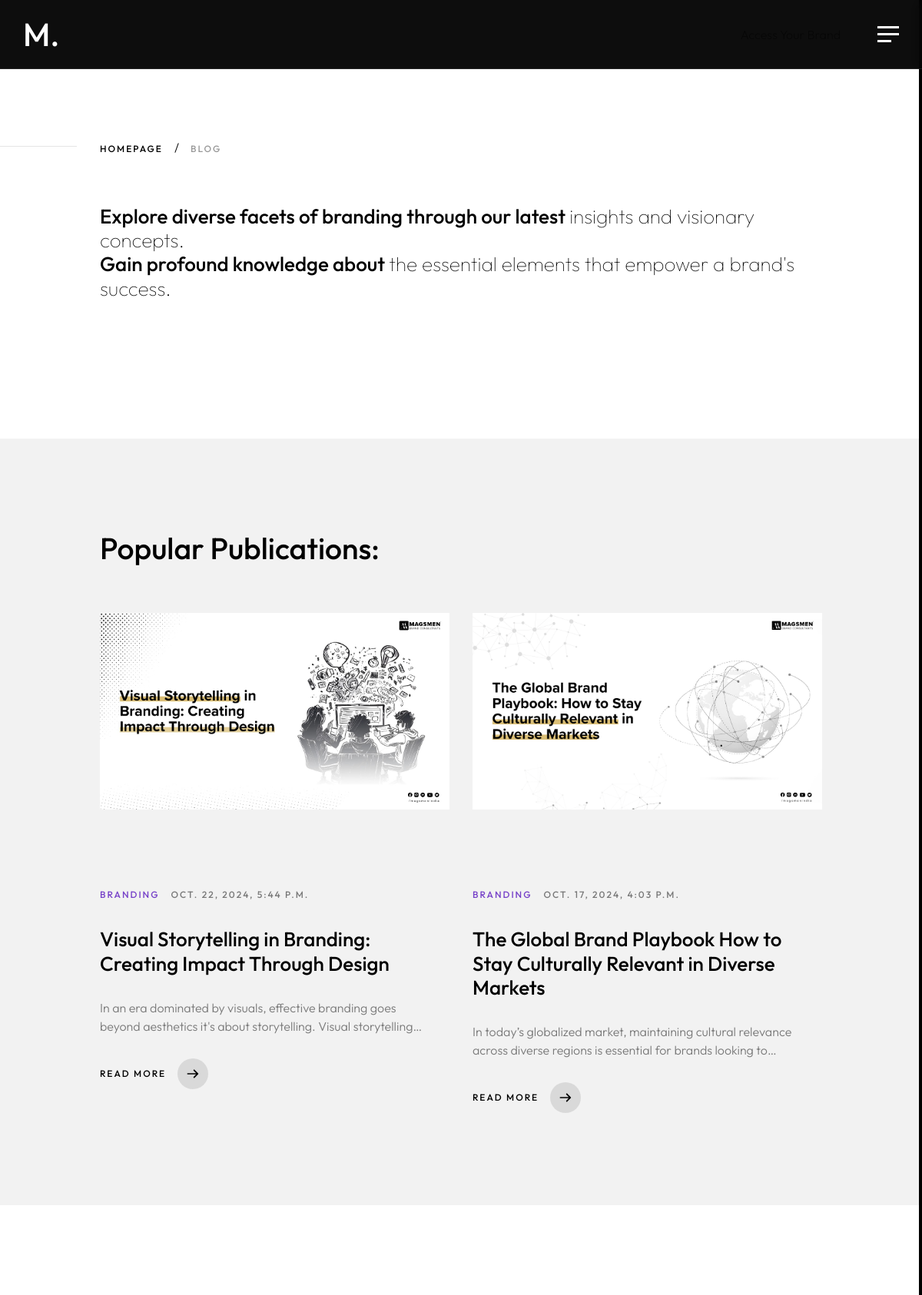
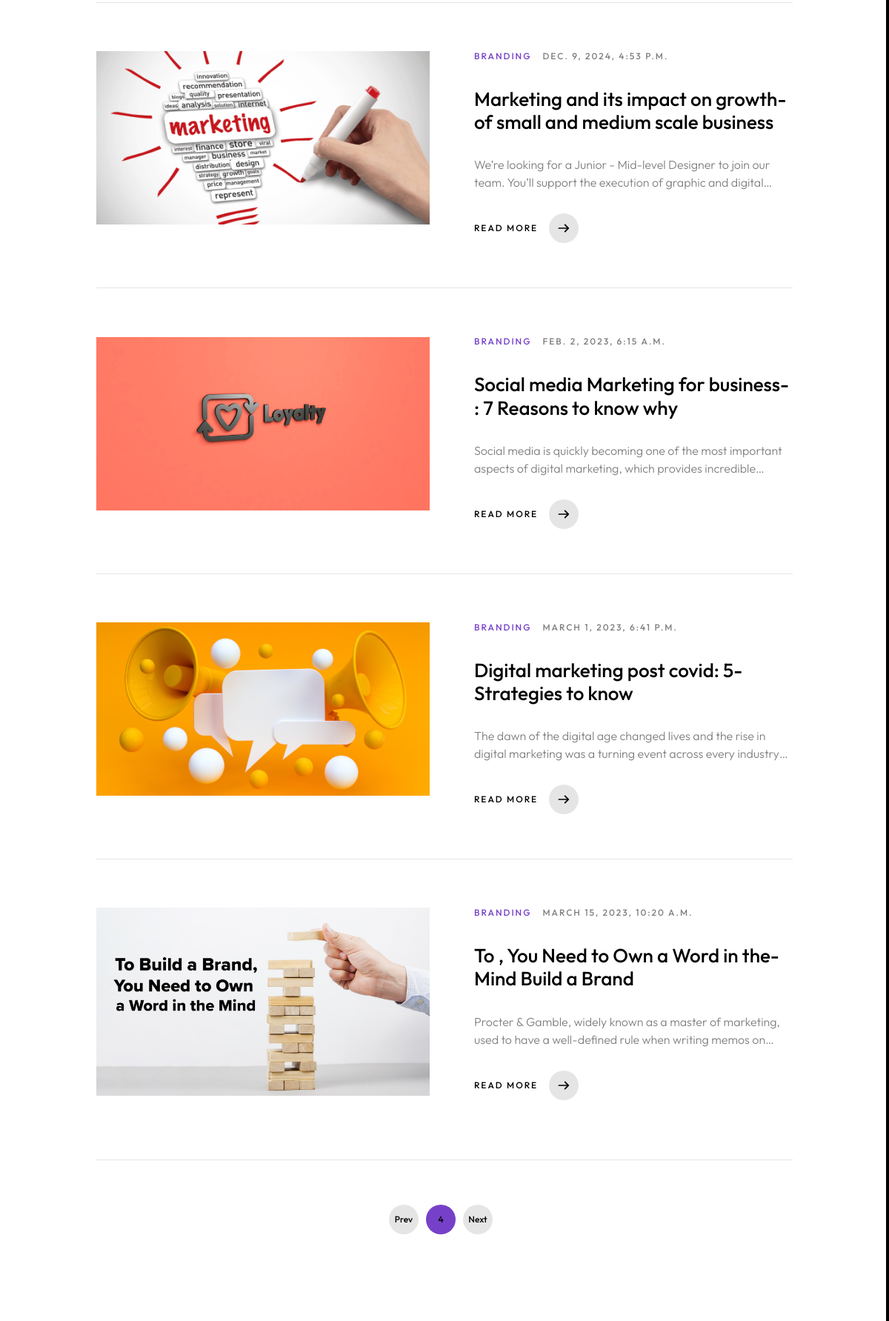
Before: /blog/?page=4 (upper part) with the older database file (2 pictures, top to bottom).
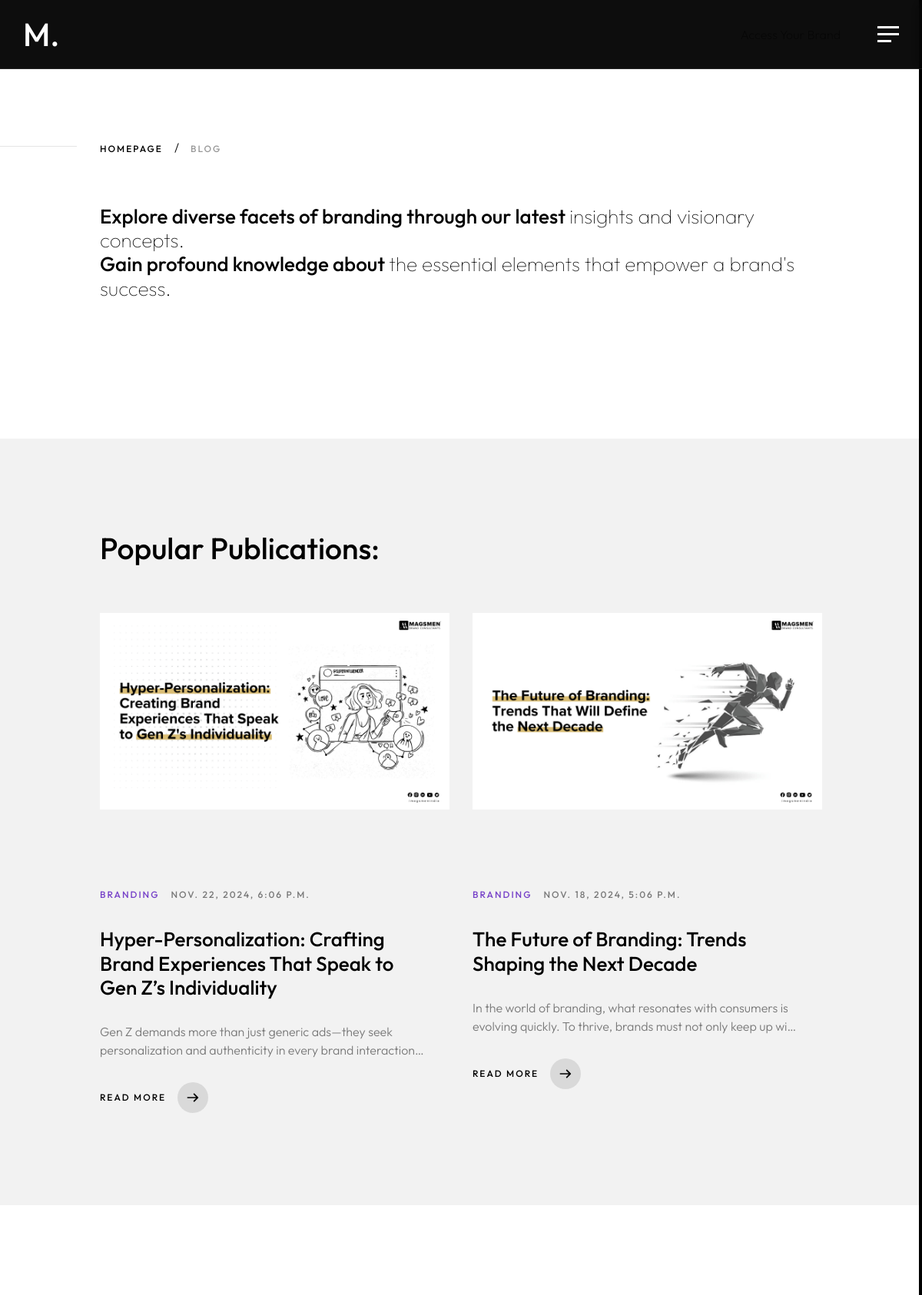
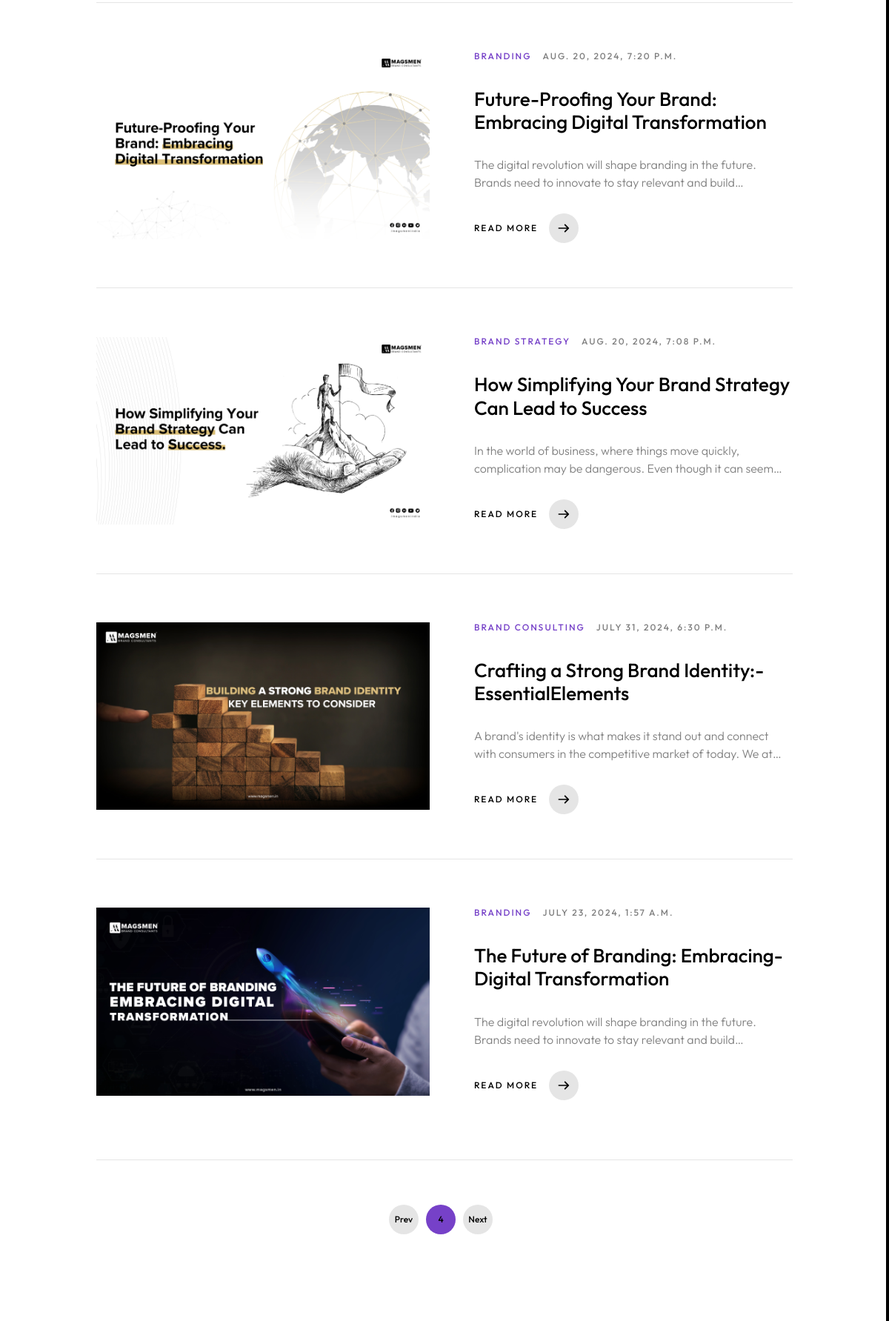
After: the same page with the newer database file (2 pictures, top to bottom).
### app/models.py (models this page shows, shortened)
class BlogPost(models.Model):
    Id = models.AutoField(primary_key=True)
    Category = models.ForeignKey(Category,on_delete=models.CASCADE,related_name='categories')
    Title =  models.CharField(max_length=225,default="title")
    Description = models.CharField(max_length=2000,blank=True,null=True)
    Image1 = models.ImageField(upload_to='uploads/')
    Body = RichTextField(blank=True,null=True)
    Sluglink = models.CharField(max_length=200 ,blank=True,null=True)
    Tags = models.CharField(max_length=100 )
    CreatedName =  models.CharField(max_length=100)
    Create_at = models.DateTimeField(default=datetime.now)
    status = models.IntegerField(choices=STATUS, default=0)
    class Meta:
        ordering = ['-Create_at']

class Category(models.Model):
        Name = models.CharField(max_length=30,default="heading")
        Created = models.DateTimeField(default=datetime.now)
        def __str__(self):
            return self.Name
        class Meta:
            verbose_name ='Category'
            verbose_name_plural = 'Categories'

### app/views.py (the view)
# urls.py: path('blog/',blog,name="blog"),
def blog(request):
    blog_posts = BlogPost.objects.filter().order_by('-Id')[:2]
    blog_item = BlogPost.objects.filter().order_by('-Id')
    paginator = Paginator(blog_item, 4) # paginate 10 posts per page
    page = request.GET.get('page')
    posts = paginator.get_page(page)
    return render(request, 'uifiles/blog.html',{'blog_posts':blog_posts,'blog_item':posts,'posts':posts,'page':page})

### templates/uifiles/blog.html (shortened to what the changed rows need)
{% extends 'uifiles/base-two.html' %}
{% load static %}
{% block content %}
        <div class="mil-content">
            <div id="swupMain" class="mil-main-transition">
                <section class="mil-soft-bg" id="blog">
                    <div class="container mil-p-120-60">
                        <div class="row">
                            {% for blog_post in blog_posts %}
                            <div class="col-lg-6">
                                <a href="/blog-details/{{blog_post.Sluglink}}" class="mil-blog-card mil-mb-60">
                                    <div class="mil-cover-frame mil-up mil-frame-cover">
                                        <img src="{{blog_post.Image1.url}}" alt="cover">
                                    </div>
                                    <div class="mil-post-descr">
                                        <div class="mil-labels mil-up mil-mb-30">
                                            <div class="mil-label mil-upper mil-accent">{{blog_post.Category}}</div>
                                            <div class="mil-label mil-upper">{{blog_post.Create_at}}</div>
                                        </div>
                                        <h4 class="mil-up mil-mb-30">{{blog_post.Title}}</h4>
                                        <p class="mil-post-text mil-up mil-mb-30">{{blog_post.Description}}</p>
                                        <div class="mil-link mil-dark mil-arrow-place mil-up">
                                            <span>Read more</span>
                                        </div>
                                    </div>
                                </a>
                            </div>
                            {% endfor %}
                        </div>
                    </div>
                </section>
                <section>
                    <div class="container mil-p-120-120">
                        <div class="row">
                            {% for blog_items in blog_item %}
                            <div class="col-lg-12">
                                <a href="/blog-details/{{blog_items.Sluglink}}" class="mil-blog-card mil-blog-card-hori mil-more mil-mb-60">
                                    <div class="mil-cover-frame mil-up mil-frame-cover">
                                        <img src="{{blog_items.Image1.url}}" alt="cover">
                                    </div>
                                    <div class="mil-post-descr">
                                        <div class="mil-labels mil-up mil-mb-30">
                                            <div class="mil-label mil-upper mil-accent">{{blog_items.Category}}</div>
                                            <div class="mil-label mil-upper">{{blog_items.Create_at}}</div>
                                        </div>
                                        <h4 class="mil-up mil-mb-30">{{blog_items.Title}}</h4>
                                        <p class="mil-post-text mil-up mil-mb-30">{{blog_items.Description}}</p>
                                        <div class="mil-link mil-dark mil-arrow-place mil-up">
                                            <span>Read more</span>
                                        </div>
                                    </div>
                                </a>
                            </div>
                            {% endfor %}
                        </div>
                    </div>
                </section>
            </div>
        </div>
  {% endblock %}

Changed rows visible on the page:
no longer on this page (row edited): BlogPost: Image1 (picture), Category "BRANDING", Create_at "OCT. 22, 2024, 5:44 P.M.", Title "Visual Storytelling in Branding: Creating Impact Through Design", Description "In an era dominated by visuals, effective branding goes beyond aesthetics it's about storytelling. Visual…", shown under "Popular Publications:"
no longer on this page (row unchanged): BlogPost: Image1 (picture), Category "BRANDING", Create_at "OCT. 17, 2024, 4:03 P.M.", Title "The Global Brand Playbook How to Stay Culturally Relevant in Diverse Markets", Description "In today’s globalized market, maintaining cultural relevance across diverse regions is essential for brands looking…", shown under "Popular Publications:"
no longer on this page (row unchanged): BlogPost: Image1 (picture), Category "BRANDING", Create_at "DEC. 9, 2024, 4:53 P.M.", Title "Marketing­ and­ its­ impact­ on­ growth­ of­ small­ and­ medium­ scale business", Description "We’re looking for a Junior - Mid-level Designer to join our team. You’ll support the execution of graphic and…"
no longer on this page (row unchanged): BlogPost: Image1 (picture), Category "BRANDING", Create_at "FEB. 2, 2023, 6:15 A.M.", Title "Social­ media­ Marketing­ for­ business­ :­ 7­ Reasons­ to­ know ­why", Description "Social media is quickly becoming one of the most important aspects of digital marketing, which provides…"
no longer on this page (row edited): BlogPost: Image1 (picture), Category "BRANDING", Create_at "MARCH 1, 2023, 6:41 P.M.", Title "Digital­ marketing­ post­ covid:­ 5­ Strategies­ to­ know", Description "The dawn of the digital age changed lives and the rise in digital marketing was a turning event across every…"
no longer on this page (row unchanged): BlogPost: Image1 (picture), Category "BRANDING", Create_at "MARCH 15, 2023, 10:20 A.M.", Title "To , You­ Need­ to­ Own­ a­ Word­ in­ the­ Mind Build­ a­ Brand", Description "Procter & Gamble, widely known as a master of marketing, used to have a well-defined rule when writing memos…"
added BlogPost: Image1 (picture), Category "BRANDING", Create_at "NOV. 22, 2024, 6:06 P.M.", Title "Hyper-Personalization: Crafting Brand Experiences That Speak to Gen Z’s Individuality", Description "Gen Z demands more than just generic ads—they seek personalization and authenticity in every brand…", shown under "Popular Publications:"
added BlogPost: Image1 (picture), Category "BRANDING", Create_at "NOV. 18, 2024, 5:06 P.M.", Title "The Future of Branding: Trends Shaping the Next Decade", Description "In the world of branding, what resonates with consumers is evolving quickly. To thrive, brands must not only keep up…", shown under "Popular Publications:"
now on this page (row unchanged): BlogPost: Image1 (picture), Category "BRANDING", Create_at "AUG. 20, 2024, 7:20 P.M.", Title "Future-Proofing Your Brand: Embracing Digital Transformation", Description "The digital revolution will shape branding in the future. Brands need to innovate to stay relevant and…"
now on this page (row edited): BlogPost: Image1 (picture), Category "BRAND STRATEGY", Create_at "AUG. 20, 2024, 7:08 P.M.", Title "How Simplifying Your Brand Strategy Can Lead to Success", Description "In the world of business, where things move quickly, complication may be dangerous. Even though it can…"
now on this page (row unchanged): BlogPost: Image1 (picture), Category "BRAND CONSULTING", Create_at "JULY 31, 2024, 6:30 P.M.", Title "Crafting­ a­ Strong­ Brand­ Identity:­ Essential­Elements", Description "A brand's identity is what makes it stand out and connect with consumers in the competitive market of today. We…"
now on this page (row unchanged): BlogPost: Image1 (picture), Category "BRANDING", Create_at "JULY 23, 2024, 1:57 A.M.", Title "The­ Future­ of­ Branding:­ Embracing­ Digital­ Transformation", Description "The digital revolution will shape branding in the future. Brands need to innovate to stay relevant and…"
